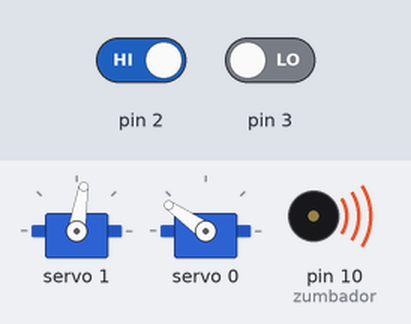
A sketch run on a simulated Arduino Uno, built with avr-gcc and run on an emulated ATmega328P. Parts: 2 × servo, buzzer (waves = sounding). The inputs (shaded band) are chosen by the test bench; at power-on: pin 2 HIGH, pin 3 LOW.

Above: at 1.2 s.
1.3 s: pin 2 driven LOW
At 1.7 s:
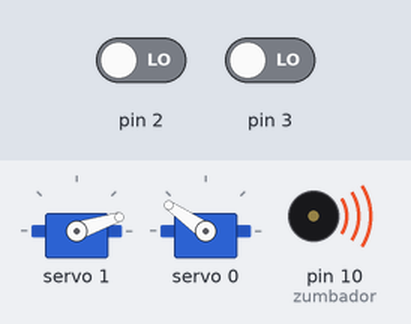
2.8 s: pin 3 driven HIGH
At 4.0 s:
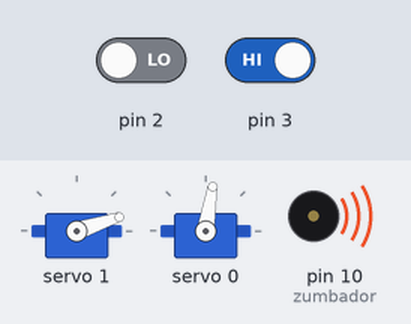
4.3 s: pin 3 driven LOW
At 5.2 s:
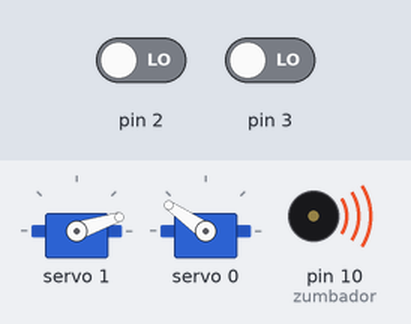
5.8 s: pin 2 driven HIGH
At 6.3 s:
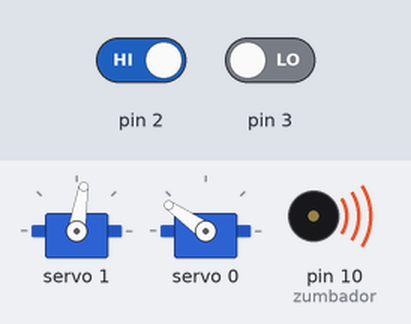
Timing chart, 0 to 8.3 s (numbered marks = the images above; inputs shaded):
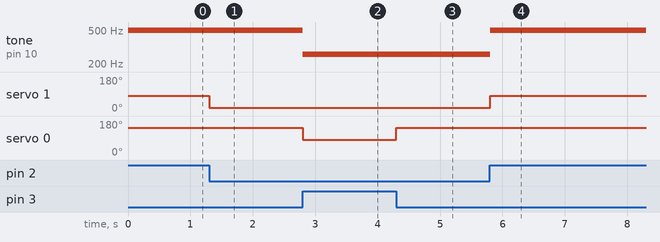

Measured:
- after the input at 1.3 s, servo 1: 81° → 18° at once
- after the input at 2.8 s, tone on pin 10 (zumbador): 494 Hz → 261 Hz at once; servo 0: 145° → 81° at once
- after the input at 4.3 s, servo 0: 81° → 145° at once
- after the input at 5.8 s, tone on pin 10 (zumbador): 261 Hz → 494 Hz at once; servo 1: 18° → 81° at once

The sketch:

Codigo_Final.ino
```cpp
#include <Wire.h>
#include <Adafruit_PWMServoDriver.h>

Adafruit_PWMServoDriver pwm = Adafruit_PWMServoDriver();

#define SERVOMIN  180 // (180) this is the 'minimum' pulse length count (out of 4096)
#define SERVOSTOP 340 // pulse length to stop de servo
#define SERVOMAX  500 // (500) this is the 'maximum' pulse length count (out of 4096)

/***   Global variables   ***/
//Declaramos todas las variables globales necesarias
int servo_derecho=0;
int servo_izquierdo=1;
int NEGRO=0;
int zumbador=10;
const int tonos[] = {261,494};

/***   Function declaration   ***/
void setup(){
  //Declaramos los pines que nos van a hacer falta para la entrada de los servos y la variable ultim para ver por que lado se ha salido el robot
  pwm.begin();
  pwm.setPWMFreq(60);  // Analog servos run at ~60 Hz updates
  pinMode( 2 , INPUT);
  pinMode( 3 , INPUT);
  pinMode( 10, OUTPUT);
}
void loop(){
  int ir_derecho=digitalRead(2);
  int ir_izquierdo=digitalRead(3);
  int ultim;
   //Este if es para que el robot vaya recto al detectar los dos sensores negro
 if (ir_derecho == NEGRO && ir_izquierdo ==NEGRO) {
    pwm.setPWM(servo_izquierdo, 0, SERVOMIN);
    pwm.setPWM(servo_derecho, 0, SERVOMAX);
   }
// Este elseif es para cuando el sensor izquierdo deje de detectar negro, aqui cambiamos ultim que la usaremos más tarde
// La función tone es para que el robot pite cuando el sensor izquierdo no detecta negro
  else if (ir_derecho == NEGRO && ir_izquierdo != NEGRO){
    pwm.setPWM(servo_izquierdo, 0, SERVOMIN);
    pwm.setPWM(servo_derecho, 0, SERVOSTOP);
    tone(zumbador, tonos[0]);
    ultim=1;
  }
// Este elseif es para cuando el sensor derecho deje de detectar negro y también cambiamos ultim para usarla más tarde
// La función tone es para que el robot pite cuando el sensor derecho no detecta negro
  else if (ir_derecho != NEGRO && ir_izquierdo== NEGRO){
    pwm.setPWM(servo_izquierdo, 0, SERVOSTOP);
    pwm.setPWM(servo_derecho, 0, SERVOMAX);
    tone(zumbador, tonos[1]);
    ultim=2;
  }
// Este elseif es para que el robot recuerde que se ha salido por la izquierda y vuelva a la línea usando la variable ultim
// La función tone es para que el robot pite cuando el sensor izquierdo no detecta negro
  else if (ir_derecho != NEGRO && ir_izquierdo != NEGRO && ultim==1){
    pwm.setPWM(servo_izquierdo, 0, SERVOMIN);
    pwm.setPWM(servo_derecho, 0, SERVOSTOP);
    tone(zumbador, tonos[1]);
    ultim=2;
  }
// Este elseif es para que el robot recuerde que se ha salido por la derecha y vuelva a la línea usando la variable ultim
// La función tone es para que el robot pite cuando el sensor derecho no detecta negro
  else if (ir_derecho != NEGRO && ir_izquierdo != NEGRO && ultim==2){
    pwm.setPWM(servo_izquierdo, 0, SERVOSTOP);
    pwm.setPWM(servo_derecho, 0, SERVOMAX);
    tone(zumbador, tonos[0]);
  ultim=1;
  }
}
```
